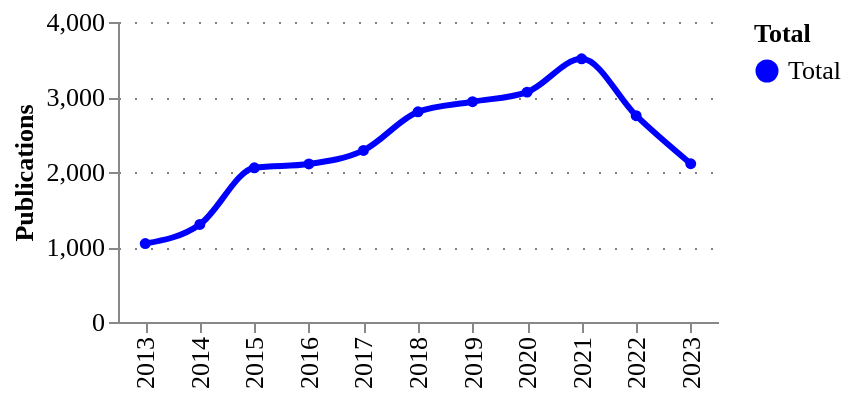

Source (notebook cell):
### Code cell
fig = pu.ts_smooth(
    ts_counts.assign(Total="Total"),
    ["Total"],
    variable= "counts",
    variable_title = "Publications",
    category_column = "Total",
    width = 300,
    height = 150,
    legend_orient='right',
)
pu.configure_plots(fig)

### Figure 1 — Vega-Lite specification as saved in the notebook (floating-point values rounded to 4 significant figures)
{"config": {"title": {"font": "Averta", "anchor": "start"}, "subtitle": {"font": "Averta"}, "axis": {"labelFont": "Averta", "titleFont": "Averta", "gridColor": "grey", "gridDash": [1, 7], "labelFontSize": 13, "titleFontSize": 13}, "header": {"labelFont": "Averta", "titleFont": "Averta"}, "legend": {"labelFont": "Averta", "titleFont": "Averta", "labelFontSize": 13, "titleFontSize": 13}, "range": {"category": ["#0000FF", "#FDB633", "#18A48C", "#9A1BBE", "#EB003B", "#FF6E47", "#646363", "#0F294A", "#97D9E3", "#A59BEE", "#F6A4B7", "#D2C9C0", "#FFFFFF", "#000000"], "ordinal": {"scheme": ["#0000FF", "#FDB633", "#18A48C", "#9A1BBE", "#EB003B", "#FF6E47", "#646363", "#0F294A", "#97D9E3", "#A59BEE", "#F6A4B7", "#D2C9C0", "#FFFFFF", "#000000"]}}, "view": {"strokeWidth": 0}}, "data": {"name": "data-d718933152895e03bd0a3ae8a197234e"}, "mark": {"type": "line", "interpolate": "monotone", "point": {"filled": true, "size": 30}, "size": 3, "strokeDash": [0]}, "encoding": {"color": {"field": "Total", "legend": {"orient": "right"}, "type": "nominal"}, "tooltip": [{"field": "year", "title": "Year", "type": "ordinal"}, {"field": "Total", "type": "nominal"}, {"field": "counts", "format": ".3f", "title": "Publications", "type": "quantitative"}], "x": {"field": "year", "title": "", "type": "ordinal"}, "y": {"field": "counts", "title": "Publications", "type": "quantitative"}}, "height": 150, "title": {"anchor": "start", "text": "", "fontSize": 14, "subtitle": "", "subtitleFont": "Averta", "subtitleFontSize": 13}, "width": 300, "$schema": "https://vega.github.io/schema/vega-lite/v4.17.0.json", "datasets": {"data-d718933152895e03bd0a3ae8a197234e": [{"year": 2013, "counts": 1046, "Total": "Total"}, {"year": 2014, "counts": 1301, "Total": "Total"}, {"year": 2015, "counts": 2056, "Total": "Total"}, {"year": 2016, "counts": 2107, "Total": "Total"}, {"year": 2017, "counts": 2288, "Total": "Total"}, {"year": 2018, "counts": 2802, "Total": "Total"}, {"year": 2019, "counts": 2937, "Total": "Total"}, {"year": 2020, "counts": 3065, "Total": "Total"}, {"year": 2021, "counts": 3509, "Total": "Total"}, {"year": 2022, "counts": 2751, "Total": "Total"}, {"year": 2023, "counts": 2110, "Total": "Total"}]}}
